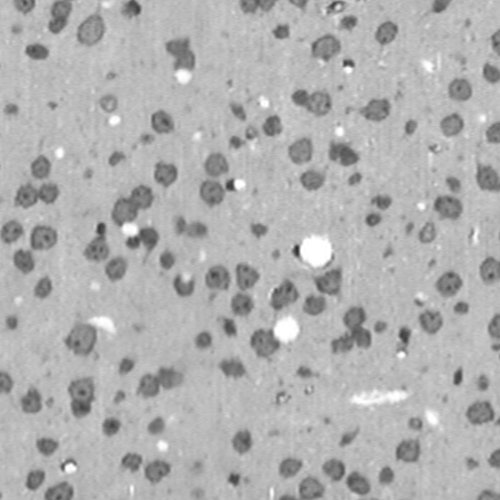
#> input picture data/Train/images/0/LRaw2000001.jpg, 500 x 500 px, given in place of 0, which was not available
$ python -i data_processing.py   (imports and definitions only)
#> lines starting #> are read from the running program, lines starting #| are printed output that depends on the picture; after the words box and inside, x2 and y2 are one past the last pixel; in counts of white or black regions, pixels touching at a corner belong together
import os
import cv2
import numpy as np

def get_data_gold(path,size=(256,256),normalized=True, preprocessing=False):
    """
    获得金标准数据；其中
    图像格式(num_images, weight, height)
    标注格式(num_images, weight, height)，像素值为0/1

    输入：
    path - 指定的数据目录
    size - 输出的图像数据大小
    normalized - 图像数据是否归一化

    注：金标数据目录结构如下
    gold/
        images/
        labels/
            soma/
            vessel/
    """
#> called with path = 'data/Train/images/0/LRaw2000001.jpg', size = (256, 256), normalized = True, preprocessing = False

    files = os.listdir(os.path.join(path, 'images'))
    files.sort()
    gold_images = np.zeros([len(files),size[0],size[1]])
    for i, file in enumerate(files):
        img = cv2.imread(os.path.join(path, 'images', file),cv2.IMREAD_GRAYSCALE)
#> img is the input picture: shape (500, 500); min 42, max 255, mean 176.4
        img = cv2.resize(img, size, cv2.INTER_AREA)
#> img: shape (256, 256)
        if preprocessing:
            img = image_histEqu(img)
        if normalized:
            gold_images[i,:,:] = img/255
        else:
            gold_images[i,:,:] = img

    files = os.listdir(os.path.join(path, 'labels/soma'))
    files.sort()
    gold_label_soma = np.zeros([len(files),size[0],size[1]],dtype=np.uint8)
    for i, file in enumerate(files):
        #print(file, gold_images.shape)
        img = cv2.imread(os.path.join(path, 'labels/soma', file),cv2.IMREAD_GRAYSCALE)
        img = cv2.resize(img, size, cv2.INTER_AREA)
        _, img_bin = cv2.threshold(img, 127, 1, cv2.THRESH_BINARY)
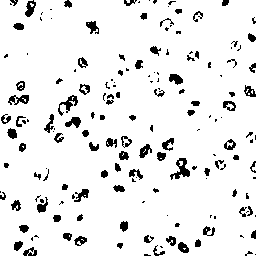
#> img_bin: shape (256, 256); values 0 (black) and 1 (white), 91.9% white; 169 black regions (80 under 20 px), largest, box (x1, y1, x2, y2) and area: (170, 158, 190, 180) 193, (58, 95, 78, 116) 148, (8, 95, 29, 105) 124
        gold_label_soma[i,:,:] = img_bin

    files = os.listdir(os.path.join(path, 'labels/vessel'))
    files.sort()
    gold_label_vessel = np.zeros([len(files),size[0],size[1]],dtype=np.uint8)
    for i, file in enumerate(files):
        #print(file, gold_images.shape)
        img = cv2.imread(os.path.join(path, 'labels/vessel', file),cv2.IMREAD_GRAYSCALE)
        img = cv2.resize(img, size, cv2.INTER_AREA)
        _, img_bin = cv2.threshold(img, 127, 1, cv2.THRESH_BINARY)
        gold_label_vessel[i,:,:] = img_bin

    return gold_images, gold_label_soma, gold_label_vessel

# [67 lines left out: functions get_data_orig, image_histEqu, not called in this run]

>>> result = get_data_gold('data/Train/images/0/LRaw2000001.jpg')

$ run again, on data/Train/images/0/LRaw2000011.jpg
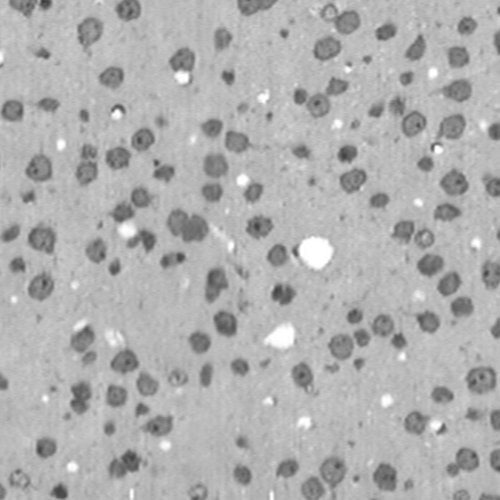
#> input picture data/Train/images/0/LRaw2000011.jpg, 500 x 500 px, given in place of 0, which was not available
#> in get_data_gold, img is the input picture: shape (500, 500); min 57, max 255, mean 175.8
#> img: shape (256, 256)
#> in get_data_gold, `_, img_bin = cv2.threshold(img, 127, 1, cv2.THRESH_BINARY)`:
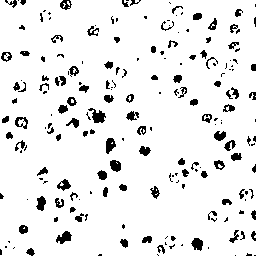
#> img_bin: shape (256, 256); values 0 (black) and 1 (white), 91.8% white; 199 black regions (102 under 20 px), largest, box (x1, y1, x2, y2) and area: (88, 108, 106, 123) 141, (56, 231, 72, 244) 121, (106, 138, 116, 154) 109

$ run again, on data/Train/images/0/LRaw2000025.jpg
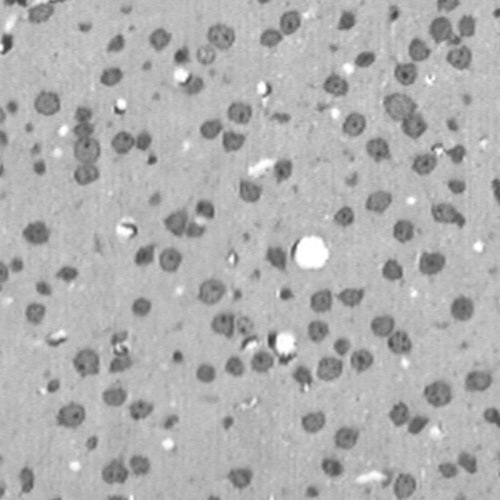
#> input picture data/Train/images/0/LRaw2000025.jpg, 500 x 500 px, given in place of 0, which was not available
#> in get_data_gold, img is the input picture: shape (500, 500); min 55, max 255, mean 175.7
#> img: shape (256, 256)
#> in get_data_gold, `_, img_bin = cv2.threshold(img, 127, 1, cv2.THRESH_BINARY)`:
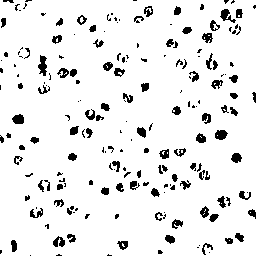
#> img_bin: shape (256, 256); values 0 (black) and 1 (white), 91.9% white; 195 black regions (103 under 20 px), largest, box (x1, y1, x2, y2) and area: (38, 55, 47, 76) 119, (220, 9, 236, 23) 101, (215, 130, 228, 140) 98

$ run again, on data/Train/images/0/LRaw2000034.jpg
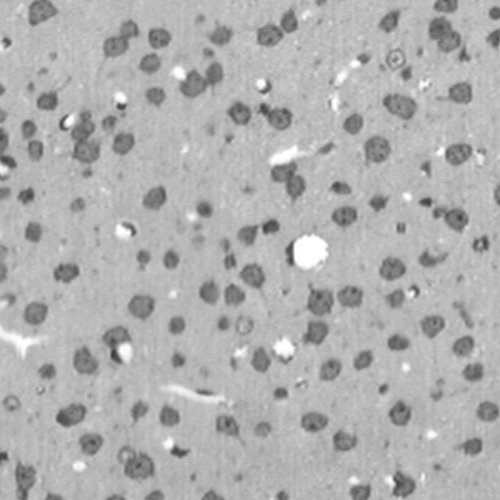
#> input picture data/Train/images/0/LRaw2000034.jpg, 500 x 500 px, given in place of 0, which was not available
#> in get_data_gold, img is the input picture: shape (500, 500); min 55, max 255, mean 176
#> img: shape (256, 256)
#> in get_data_gold, `_, img_bin = cv2.threshold(img, 127, 1, cv2.THRESH_BINARY)`:
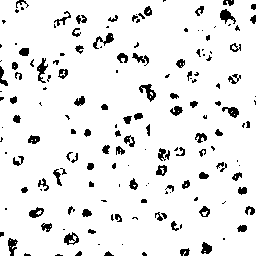
#> img_bin: shape (256, 256); values 0 (black) and 1 (white), 92% white; 167 black regions (76 under 20 px), largest, box (x1, y1, x2, y2) and area: (139, 84, 156, 102) 134, (220, 9, 236, 24) 122, (93, 33, 114, 49) 121
